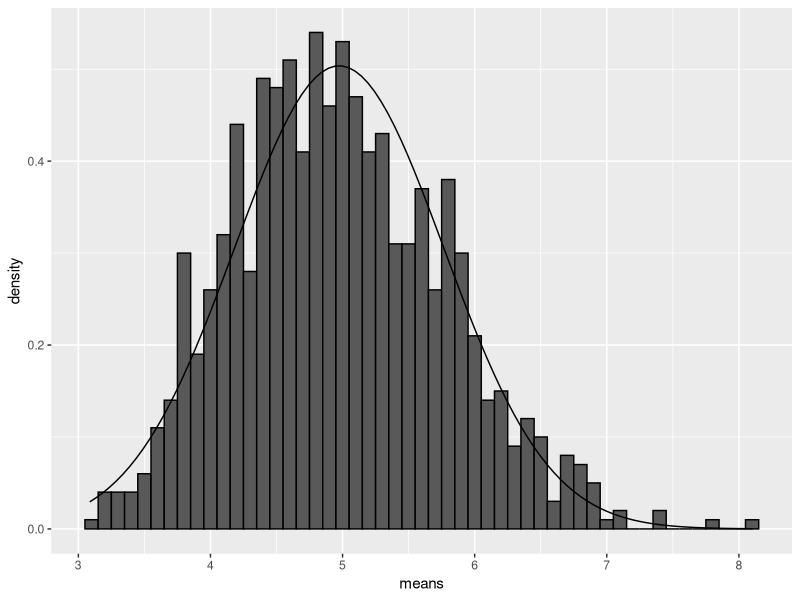
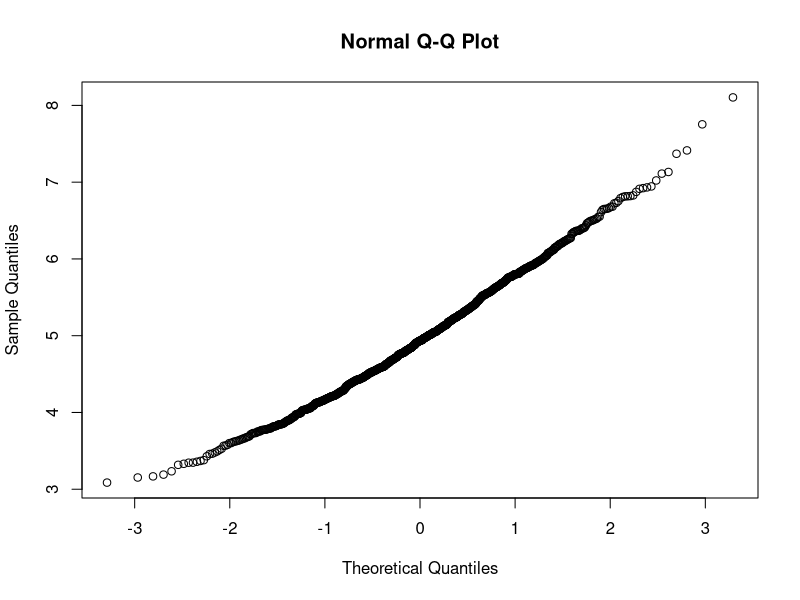

Recreate these plots in R, in order.
## ---- chunk 1
knitr::opts_chunk$set(echo = TRUE)
## ---- chunk 2
set.seed(5000000)
n <- 40
lambda <- 0.2
nosim <- 1000
sim <- NULL
for(i in 1:nosim) sim = rbind(sim, rexp(n, lambda))
sim <- as.matrix(sim)
## ---- chunk 3
dim(sim)
## ---- chunk 4
means <- apply(sim, 1, mean)
mean(means)
1/lambda
sd(means)
print((1/lambda)/sqrt(n))
## ---- chunk 5
library(ggplot2)
g <- ggplot(as.data.frame(means), aes(means))
g <- g + geom_histogram(aes(y = ..density..), binwidth = 0.1, colour = "black")
g + stat_function(fun = dnorm, args = list(mean = mean(means), sd = sd(means)))
## ---- chunk 6
par(mfrow = c(1,1))
qqnorm(means)
